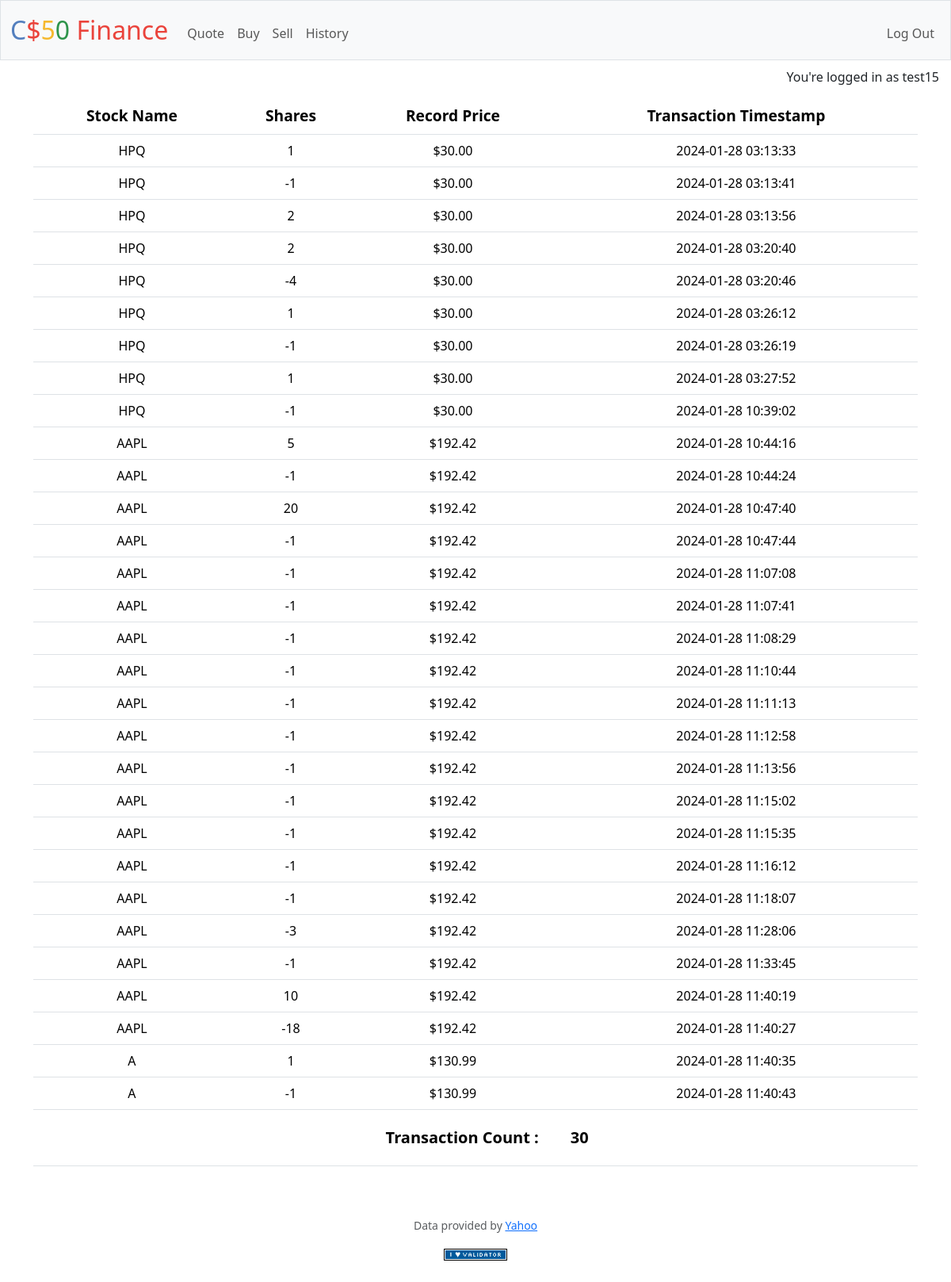
The app's page /history (signed in) with its own data.
### tables this page shows
CREATE TABLE "history"(seq INTEGER PRIMARY KEY AUTOINCREMENT NOT NULL, id integer not null, username text not null,  shares integer not null, symbol text not null, timestamp DATETIME default current_timestamp, cash REAL, price REAL);

### app.py (the view)
@app.route("/history")
@login_required
def history():
    rows = db.execute("SELECT symbol, shares, timestamp, price FROM history WHERE id=?", session["user_id"])
    count_row = db.execute("SELECT COUNT(*) AS count FROM history WHERE id=?", session["user_id"])
    counts = count_row[0]["count"]
    return render_template("history.html", rows=rows, counts=counts)

### app.py (called while the page is built)
@app.after_request
def after_request(response):
    response.headers["Cache-Control"] = "no-cache, no-store, must-revalidate"
    response.headers["Expires"] = 0
    response.headers["Pragma"] = "no-cache"
    return response

### helpers.py (called while the page is built)
def login_required(f):
    @wraps(f)
    def decorated_function(*args, **kwargs):
        if session.get("user_id") is None:
            return redirect("/login")
        return f(*args, **kwargs)
    return decorated_function

def usd(value):
    return f"${value:,.2f}"

### templates/history.html (shortened to what this page needs)
{% extends "layout.html" %}
{% block main %}
    <table class="table">
        <thead>
            <tr>
                <th>Stock Name</th>
                <th>Shares</th>
                <th>Record Price</th>
                <th>Transaction Timestamp</th>
            </tr>
        </thead>
        <tbody>
            {% for row in rows %}
            <tr>
                <td>{{ row.symbol }}</td>
                <td>{{ row.shares }}</td>
                <td>{{ row.price|usd }}</td>
                <td>{{ row.timestamp }}</td>
            </tr>
            {% endfor %}
        </tbody>
        <tfoot>
            <tr>
                <td class="text-end" style="padding: 20px; font-size: 20px;"  colspan="3"><strong>Transaction Count : </strong></td>
                <td class="text-start seperate" style="padding: 20px; font-size: 20px;" colspan="3"><strong>{{ counts }}</strong></td>
            </tr>
        </tfoot>
    </table>
{% endblock %}

### templates/layout.html (shortened to what this page needs)
<!DOCTYPE html>
<html lang="en">
    <head>
        <link href="https://cdn.jsdelivr.net/npm/bootstrap@5.3.2/dist/css/bootstrap.min.css" rel="stylesheet">
        <link href="/static/styles.css" rel="stylesheet">
    </head>
    <body>
        <nav class="bg-light border navbar navbar-expand-md navbar-light">
            <div class="container-fluid">
                <a class="navbar-brand" href="/"><span class="blue">C</span><span class="red">$</span><span class="yellow">5</span><span class="green">0</span> <span class="red">Finance</span></a>
                <div class="collapse navbar-collapse" id="navbar">
                    {% if session["user_id"] %}
                        <ul class="navbar-nav me-auto mt-2">
                            <li class="nav-item"><a class="nav-link" href="/quote">Quote</a></li>
                            <li class="nav-item"><a class="nav-link" href="/buy">Buy</a></li>
                            <li class="nav-item"><a class="nav-link" href="/sell">Sell</a></li>
                            <li class="nav-item"><a class="nav-link" href="/history">History</a></li>
                        </ul>
                        <ul class="navbar-nav ms-auto mt-2">
                            <li class="nav-item"><a class="nav-link" href="/logout">Log Out</a></li>
                        </ul>
                    {% else %}
                        <ul class="navbar-nav ms-auto mt-2">
                            <li class="nav-item"><a class="nav-link" href="/register">Register</a></li>
                            <li class="nav-item"><a class="nav-link" href="/login">Log In</a></li>
                        </ul>
                    {% endif %}
                </div>
            </div>
        </nav>
        {% if session["user_id"] %}
            <div class="upper-right">
                {% if session["username"] and  session["username"] != ""%}
                    <p>You're logged in as {{ session["username"] }}</p>
                {% else %}
                    <P>Good to see you again!</P>
                {% endif %}
            </div>
        {% endif %}
        <main class="container py-5 text-center">
            {% block main %}{% endblock %}
        </main>
        <footer class="mb-5">
            <p class="mb-3 small text-center text-muted">
                Data provided by <a href="https://finance.yahoo.com/">Yahoo</a>
            </p>
            <form action="https://validator.w3.org/check" class="text-center" enctype="multipart/form-data" method="post" target="_blank">
                <input alt="Validate" src="/static/I_heart_validator.png" type="image">
            </form>
        </footer>
    </body>
</html>

### static/styles.css (style rules this page uses)
nav .navbar-brand { font-size: xx-large; }
nav .navbar-brand .blue { color: #537fbe; }
nav .navbar-brand .red { color: #ea433b; }
nav .navbar-brand .yellow { color: #f5b82e; }
nav .navbar-brand .green { color: #2e944b; }
table { width: 100%; }
th { font-size: 1.2em; white-space: normal; }
.seperate { padding-left: 20px; }
.upper-right { position: absolute; top: 80px; right: 10px; padding: 5px; }

### records on screen
history: symbol "HPQ", shares "1", price "$30.00", timestamp "2024-01-28 03:13:33"
history: symbol "HPQ", shares "-1", price "$30.00", timestamp "2024-01-28 03:13:41"
history: symbol "HPQ", shares "2", price "$30.00", timestamp "2024-01-28 03:13:56"
history: symbol "HPQ", shares "2", price "$30.00", timestamp "2024-01-28 03:20:40"
history: symbol "HPQ", shares "-4", price "$30.00", timestamp "2024-01-28 03:20:46"
history: symbol "HPQ", shares "1", price "$30.00", timestamp "2024-01-28 03:26:12"
history: symbol "HPQ", shares "-1", price "$30.00", timestamp "2024-01-28 03:26:19"
history: symbol "HPQ", shares "1", price "$30.00", timestamp "2024-01-28 03:27:52"
history: symbol "HPQ", shares "-1", price "$30.00", timestamp "2024-01-28 10:39:02"
history: symbol "AAPL", shares "5", price "$192.42", timestamp "2024-01-28 10:44:16"
history: symbol "AAPL", shares "-1", price "$192.42", timestamp "2024-01-28 10:44:24"
history: symbol "AAPL", shares "20", price "$192.42", timestamp "2024-01-28 10:47:40"
history: symbol "AAPL", shares "-1", price "$192.42", timestamp "2024-01-28 10:47:44"
history: symbol "AAPL", shares "-1", price "$192.42", timestamp "2024-01-28 11:07:08"
history: symbol "AAPL", shares "-1", price "$192.42", timestamp "2024-01-28 11:07:41"
history: symbol "AAPL", shares "-1", price "$192.42", timestamp "2024-01-28 11:08:29"
history: symbol "AAPL", shares "-1", price "$192.42", timestamp "2024-01-28 11:10:44"
history: symbol "AAPL", shares "-1", price "$192.42", timestamp "2024-01-28 11:11:13"
history: symbol "AAPL", shares "-1", price "$192.42", timestamp "2024-01-28 11:12:58"
history: symbol "AAPL", shares "-1", price "$192.42", timestamp "2024-01-28 11:13:56"
history: symbol "AAPL", shares "-1", price "$192.42", timestamp "2024-01-28 11:15:02"
history: symbol "AAPL", shares "-1", price "$192.42", timestamp "2024-01-28 11:15:35"
history: symbol "AAPL", shares "-1", price "$192.42", timestamp "2024-01-28 11:16:12"
history: symbol "AAPL", shares "-1", price "$192.42", timestamp "2024-01-28 11:18:07"
history: symbol "AAPL", shares "-3", price "$192.42", timestamp "2024-01-28 11:28:06"
history: symbol "AAPL", shares "-1", price "$192.42", timestamp "2024-01-28 11:33:45"
history: symbol "AAPL", shares "10", price "$192.42", timestamp "2024-01-28 11:40:19"
history: symbol "AAPL", shares "-18", price "$192.42", timestamp "2024-01-28 11:40:27"
history: symbol "A", shares "1", price "$130.99", timestamp "2024-01-28 11:40:35"
history: symbol "A", shares "-1", price "$130.99", timestamp "2024-01-28 11:40:43"

### other values on screen
{{ session["username"] }} "test15"
{{ counts }} "30"
